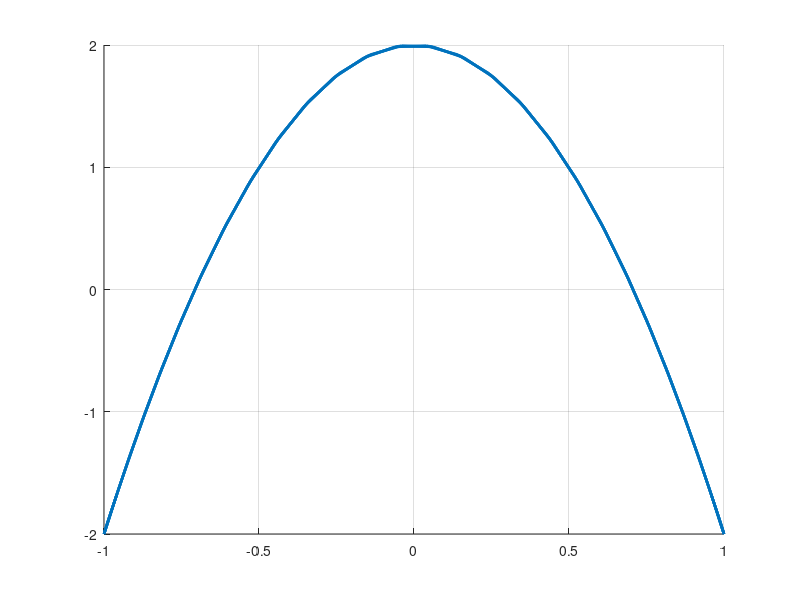
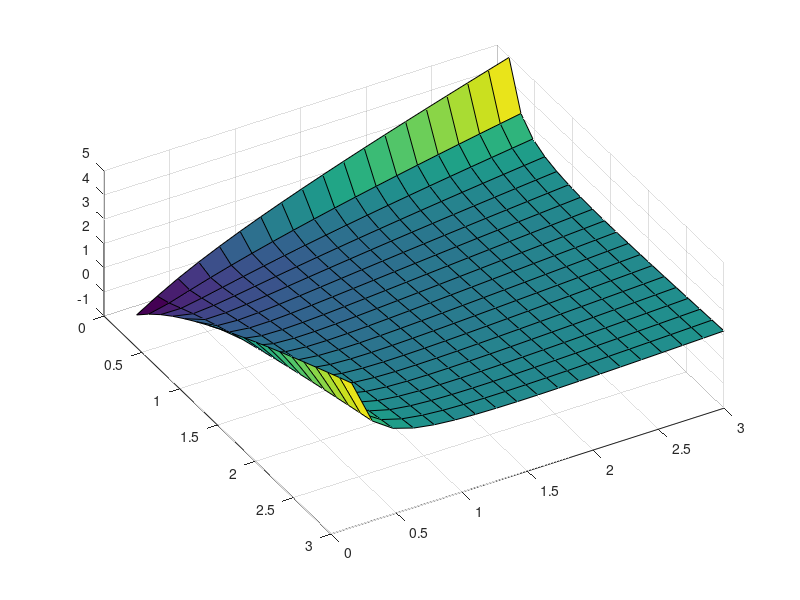

MATLAB code to generate these figures, in order:

figure
clf
hold on
grid on

t = linspace(-5, 5, 100);
plot(sin(t), 2.*cos(2.*t), 'LineWidth', 2);


figure
clf
hold on
grid on

x = linspace(0, 3, 20);
[X,Y] = meshgrid(x, x);
Z = (X.^2 + Y.^2) ./ (5 .* X .* Y) + log(X + Y);
surf(X, Y, Z);
view(60, 60);

